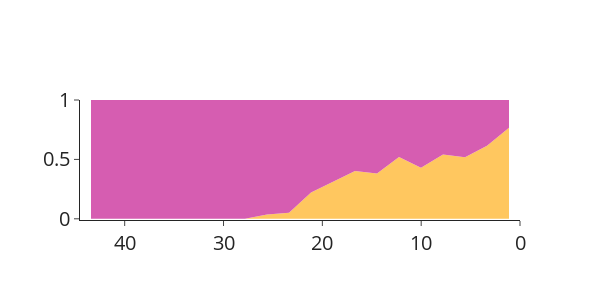

The notebook cell this image was saved under:
### Code cell
col = 'dist'
hist_d = np.histogram(merged[col], bins=20, range = (0,max(merged[col])) )
xs = []
ys1 = []
ys2 = []
ys = []
left = 0
for right in tqdm(hist_d[1]):
    #print(left,right)
    sdf = merged.loc[(merged[col]>=left) & (merged[col]<right),:]
    sdf = sdf.loc[[_ for _ in sdf.index if _.startswith('INO')],:]
    if sdf.shape[0]==0:continue
    num_anaerobe = len(sdf.index[sdf['A']<0.5])
    num_aerobe = sdf.shape[0]-num_anaerobe
    ys2.append(num_aerobe/sdf.shape[0])
    ys1.append(num_anaerobe/sdf.shape[0])
    ys.append(sdf.shape[0]/(merged.shape[0]-d1.shape[0]))
    xs.append(max(merged[col])-(left+right)/2)
    left = right
import plotly.graph_objects as go
fig = go.Figure()
fig.add_scatter(x=xs,y=ys2,mode='lines',opacity=0.7,fillcolor='#FFC75F', 
                marker=dict(size=4),
                name='Aerobe',fill='tozeroy',stackgroup='one',line=dict(width=0),showlegend=False)
fig.add_scatter(x=xs,y=ys1,mode='lines',opacity=0.7,fillcolor='#D65DB1',
                name='Anaerobe',fill='tonexty',stackgroup='one',line=dict(width=0),showlegend=False)
# fig.add_scatter(x=xs,y=ys,mode='markers+lines',name='Ratio of anaerobe')
fig.update_layout(height=300,width=600,xaxis_range=[max(merged[col]),0],yaxis_zeroline=False,yaxis_range=[-0.01,1],
                  font_size=20,
                 template='simple_white')
fig.show()

### Figure 1 — Plotly figure (JSON) as saved in the notebook; plotly's stock layout.template omitted (floating-point values rounded to 4 significant figures)
{"data": [{"fill": "tozeroy", "fillcolor": "#FFC75F", "line": {"width": 0}, "marker": {"size": 4}, "mode": "lines", "name": "Aerobe", "opacity": 0.7, "showlegend": false, "stackgroup": "one", "type": "scatter", "x": [43.41, 41.18, 38.96, 36.73, 34.51, 32.28, 30.05, 27.83, 25.6, 23.37, 21.15, 18.92, 16.7, 14.47, 12.24, 10.02, 7.792, 5.565, 3.339, 1.113], "y": [0, 0, 0, 0, 0, 0, 0, 0, 0.03704, 0.05128, 0.2222, 0.3111, 0.4032, 0.3816, 0.5203, 0.4301, 0.5412, 0.5172, 0.6158, 0.7672]}, {"fill": "tonexty", "fillcolor": "#D65DB1", "line": {"width": 0}, "mode": "lines", "name": "Anaerobe", "opacity": 0.7, "showlegend": false, "stackgroup": "one", "type": "scatter", "x": [43.41, 41.18, 38.96, 36.73, 34.51, 32.28, 30.05, 27.83, 25.6, 23.37, 21.15, 18.92, 16.7, 14.47, 12.24, 10.02, 7.792, 5.565, 3.339, 1.113], "y": [1, 1, 1, 1, 1, 1, 1, 1, 0.963, 0.9487, 0.7778, 0.6889, 0.5968, 0.6184, 0.4797, 0.5699, 0.4588, 0.4828, 0.3842, 0.2328]}], "layout": {"font": {"size": 20}, "height": 300, "width": 600, "xaxis": {"range": [44.52, 0], "type": "linear"}, "yaxis": {"range": [-0.01, 1], "type": "linear", "zeroline": false}}}
